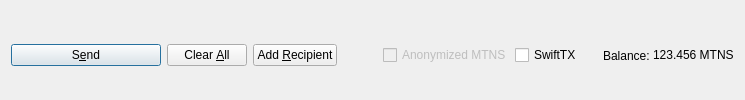
         <widget class="QFrame" name="frame_Send">
          <layout class="QHBoxLayout" name="horizontalLayout">
           <property name="bottomMargin">
            <number>0</number>
           </property>
           <item>
            <widget class="QPushButton" name="sendButton">
             <property name="minimumSize">
              <size>
               <width>150</width>
               <height>0</height>
              </size>
             </property>
             <property name="toolTip">
              <string>Confirm the send action</string>
             </property>
             <property name="text">
              <string>S&amp;end</string>
             </property>
             <property name="icon">
              <iconset resource="../omotenashicoin.qrc">
               <normaloff>:/icons/send</normaloff>:/icons/send</iconset>
             </property>
             <property name="autoDefault">
              <bool>false</bool>
             </property>
             <property name="default">
              <bool>true</bool>
             </property>
            </widget>
           </item>
           <item>
            <widget class="QPushButton" name="clearButton">
             <property name="sizePolicy">
              <sizepolicy hsizetype="Minimum" vsizetype="Fixed">
               <horstretch>0</horstretch>
               <verstretch>0</verstretch>
              </sizepolicy>
             </property>
             <property name="toolTip">
              <string>Clear all fields of the form.</string>
             </property>
             <property name="text">
              <string>Clear &amp;All</string>
             </property>
             <property name="icon">
              <iconset resource="../omotenashicoin.qrc">
               <normaloff>:/icons/remove</normaloff>:/icons/remove</iconset>
             </property>
             <property name="autoDefault">
              <bool>false</bool>
             </property>
            </widget>
           </item>
           <item>
            <widget class="QPushButton" name="addButton">
             <property name="toolTip">
              <string>Send to multiple recipients at once</string>
             </property>
             <property name="text">
              <string>Add &amp;Recipient</string>
             </property>
             <property name="icon">
              <iconset resource="../omotenashicoin.qrc">
               <normaloff>:/icons/add</normaloff>:/icons/add</iconset>
             </property>
             <property name="autoDefault">
              <bool>false</bool>
             </property>
            </widget>
           </item>
           <item>
            <spacer name="horizontalSpacer">
             <property name="orientation">
              <enum>Qt::Horizontal</enum>
             </property>
             <property name="sizeHint" stdset="0">
              <size>
               <width>40</width>
               <height>20</height>
              </size>
             </property>
            </spacer>
           </item>
           <item>
            <layout class="QHBoxLayout" name="horizontalLayout_2">
             <property name="spacing">
              <number>3</number>
             </property>
             <item>
              <widget class="QCheckBox" name="checkzMTNS">
               <property name="enabled">
                <bool>false</bool>
               </property>
               <property name="text">
                <string>Anonymized MTNS</string>
               </property>
              </widget>
             </item>
             <item>
              <widget class="QCheckBox" name="checkSwiftTX">
               <property name="enabled">
                <bool>true</bool>
               </property>
               <property name="minimumSize">
                <size>
                 <width>85</width>
                 <height>0</height>
                </size>
               </property>
               <property name="text">
                <string>SwiftTX</string>
               </property>
              </widget>
             </item>
             <item>
              <widget class="QLabel" name="label">
               <property name="text">
                <string>Balance:</string>
               </property>
              </widget>
             </item>
             <item>
              <widget class="QLabel" name="labelBalance">
               <property name="sizePolicy">
                <sizepolicy hsizetype="Preferred" vsizetype="Fixed">
                 <horstretch>0</horstretch>
                 <verstretch>0</verstretch>
                </sizepolicy>
               </property>
               <property name="cursor">
                <cursorShape>IBeamCursor</cursorShape>
               </property>
               <property name="text">
                <string notr="true">123.456 MTNS</string>
               </property>
               <property name="textInteractionFlags">
                <set>Qt::LinksAccessibleByMouse|Qt::TextSelectableByKeyboard|Qt::TextSelectableByMouse</set>
               </property>
              </widget>
             </item>
            </layout>
           </item>
          </layout>
         </widget>
